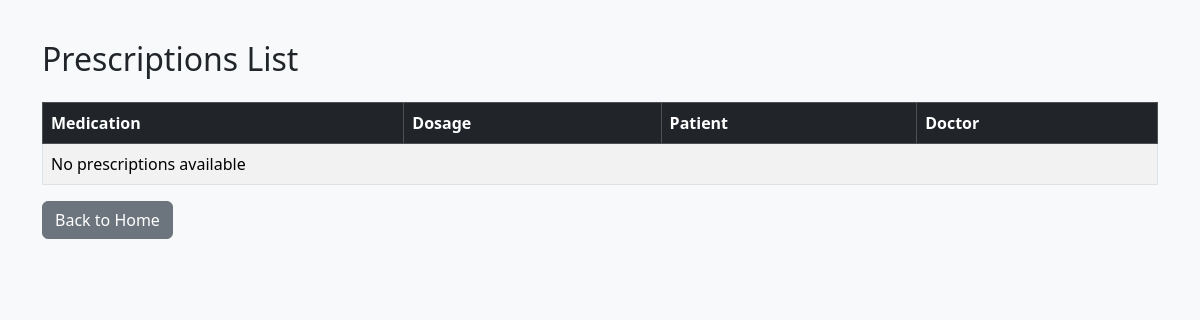
Before: /prescriptions/ with the older database file.
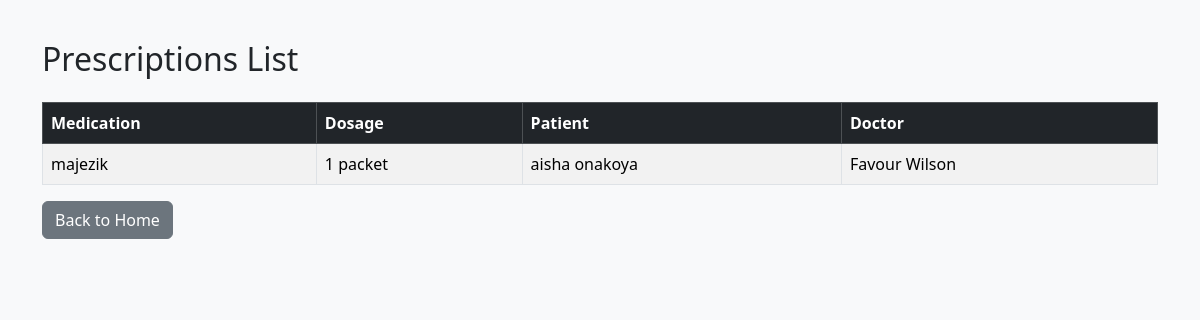
After: the same page with the newer database file.
### hospital_app/models.py (models this page shows, shortened)
class Prescription(models.Model):
    patient = models.ForeignKey('Patient', on_delete=models.CASCADE)
    doctor = models.ForeignKey('Doctor', on_delete=models.CASCADE)
    medication = models.CharField(max_length=200)
    dosage = models.CharField(max_length=100)
    instructions = models.TextField()

class Patient(models.Model):
    first_name = models.CharField(max_length=100)
    last_name = models.CharField(max_length=100)
    gender = models.CharField(max_length=10)
    date_of_birth = models.DateField()
    phone = models.CharField(max_length=20)
    email = models.EmailField(unique=True)
    address = models.TextField()

class Doctor(models.Model):
    first_name = models.CharField(max_length=100)
    last_name = models.CharField(max_length=100)
    specialty = models.CharField(max_length=100)
    phone = models.CharField(max_length=20)
    email = models.EmailField(unique=True)

### hospital_app/views.py (the view)
# urls.py: path('prescriptions/', views.prescription_list, name='prescription_list'),
def prescription_list(request):
    prescriptions = Prescription.objects.all()
    return render(request, 'prescriptions.html', {'prescriptions': prescriptions})

### hospital_app/templates/prescriptions.html
{% extends 'base.html' %}
{% block content %}
<h2 class="mb-4">Prescriptions List</h2>
<table class="table table-striped table-bordered">
    <thead class="table-dark">
        <tr>
            <th>Medication</th>
            <th>Dosage</th>
            <th>Patient</th>
            <th>Doctor</th>
        </tr>
    </thead>
    <tbody>
        {% for p in prescriptions %}
        <tr>
            <td>{{ p.medication }}</td>
            <td>{{ p.dosage }}</td>
            <td>{{ p.patient.first_name }} {{ p.patient.last_name }}</td>
            <td>{{ p.doctor.first_name }} {{ p.doctor.last_name }}</td>
        </tr>
        {% empty %}
        <tr>
            <td colspan="4">No prescriptions available</td>
        </tr>
        {% endfor %}
    </tbody>
</table>
<a href="/" class="btn btn-secondary">Back to Home</a>
{% endblock %}

Changed rows visible on the page:
added Prescription: medication "majezik", dosage "1 packet", patient.first_name "aisha", patient.last_name "onakoya", doctor.first_name "Favour", doctor.last_name "Wilson"
Other visible differences:
text no longer shown: "No prescriptions available"
